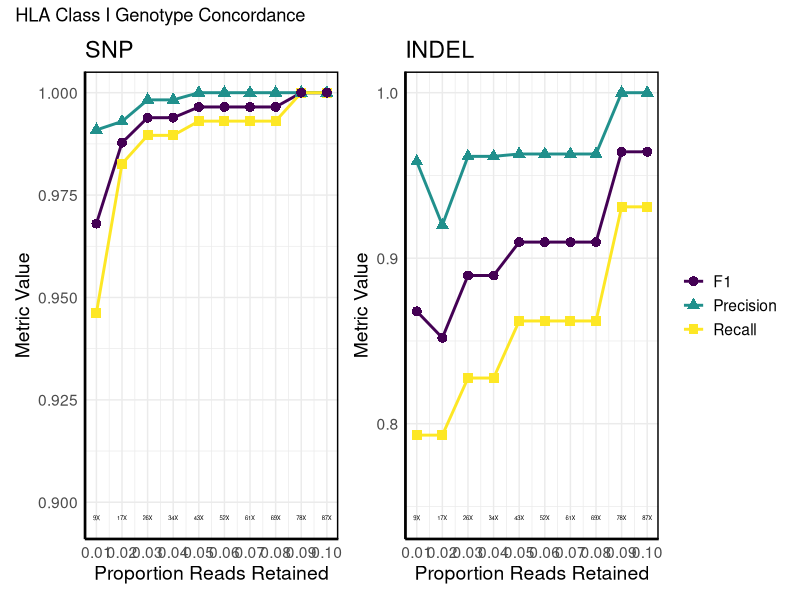
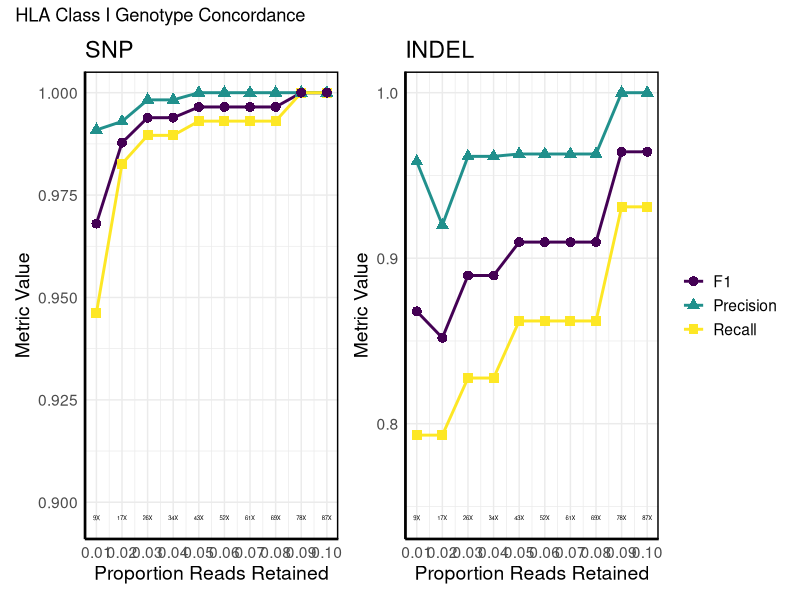
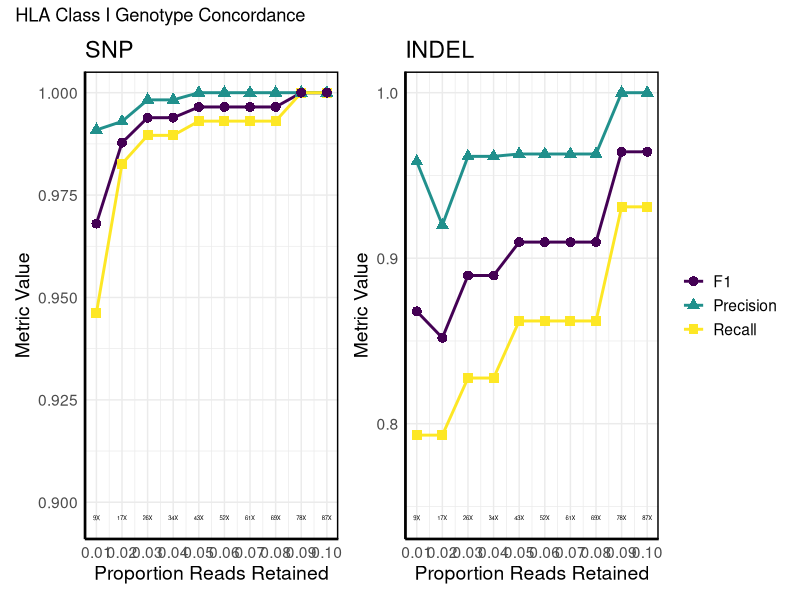

The R script that drew these images, in order:
library(ggplot2)
library(viridis)
library(dplyr)
library(patchwork)  # Load patchwork for side-by-side plots

setwd("/Users/matt/Documents/GitHub/mhc/scripts/visualizations/downsample/")

# Load the CSV file
data <- read.csv("downsample_concordance.csv")

# Function to create the plot for a given variant type
plot_variant <- function(variant_to_plot, show_legend = TRUE) {
  # Filter data for the selected Variant
  filtered_data <- subset(data, Variant == variant_to_plot)
  
  # Get unique Proportion-Depth pairs for annotation
  depth_labels <- filtered_data %>%
    group_by(Proportion) %>%
    summarise(Depth = round(unique(Depth)))  # ✅ Round Depth to nearest integer
  
  # Generate the plot
  p <- ggplot(filtered_data, aes(x = Proportion, y = Value, color = Metric, shape = Metric, group = Metric)) +
    geom_line(size = 1) +
    geom_point(size = 3) +
    scale_color_viridis_d(option = "viridis") +  
    scale_x_continuous(breaks = seq(0.01, 0.1, 0.01)) +  # ✅ Set x-axis from 0.01 to 0.1 with step 0.01
    theme_minimal() +
    labs(y = "Metric Value", x = "Proportion Reads Retained", title = variant_to_plot) +
    
    # ✅ Add Depth annotations below x-axis (rounded)
    geom_text(data = depth_labels, aes(x = Proportion, y = min(filtered_data$Value) - 0.05, 
                                       label = paste0(Depth, "X")), 
              color = "black", size = 1.5, vjust = 0.5, inherit.aes = FALSE) +
    
    theme(
      legend.position = ifelse(show_legend, "right", "none"),  # ✅ Hide legend for SNP panel
      legend.title = element_blank(),
      text = element_text(size = 14),
      
      # Add axis lines
      panel.border = element_rect(color = "black", fill = NA, size = 1),
      axis.line = element_line(color = "black", size = 0.8)
    )
  
  return(p)
}

# Create plots for SNP and INDEL (Hide legend for SNP to avoid redundancy)
plot_snp <- plot_variant("SNP", show_legend = FALSE)
plot_indel <- plot_variant("INDEL", show_legend = TRUE)

# Combine them side by side with patchwork & ADD OVERALL TITLE
final_plot <- (plot_snp + plot_indel) + 
  plot_annotation(title = "HLA Class I Genotype Concordance")

# Display the final combined plot
print(final_plot)


ggsave(filename = "downsample.pdf", plot = final_plot)
ggsave(filename = "downsample.png", plot = final_plot)


